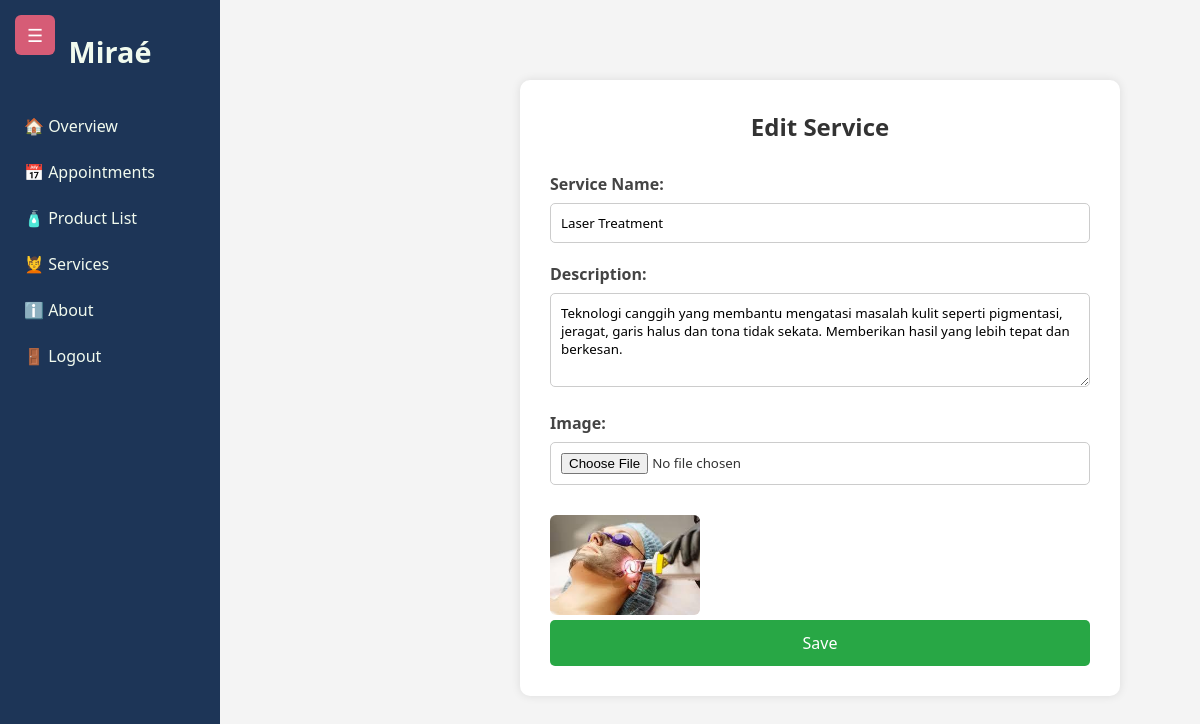
Page /adminServiceCrud.php?id=4 on the committed database.
### tables this page shows
CREATE TABLE `services` (
  `serviceID` int(11) NOT NULL,
  `serviceName` varchar(100) DEFAULT NULL,
  `servicePrice` decimal(10,2) DEFAULT NULL,
  `serviceDesc` text DEFAULT NULL,
  `serviceImage` varchar(255) DEFAULT NULL
);

### adminServiceCrud.php (the view, shortened to what this page needs)
<?php
include('db.php');
include('adminHeader.php');
$serviceID = '';
$serviceName = '';
$serviceImage = '';
$serviceDescription = '';
if (isset($_GET['id'])) {
    $serviceID = $_GET['id'];
    $query = "SELECT * FROM services WHERE serviceID = $serviceID";
    $result = mysqli_query($conn, $query);
    if ($row = mysqli_fetch_assoc($result)) {
        $serviceName = $row['serviceName'];
        $serviceImage = $row['serviceImage'];
        $serviceDescription = $row['serviceDesc'];
    }
}
?>
<!DOCTYPE html>
<html lang="en">
<head>
</head>
<body>
    <div class="main-content">
        <div class="form-container">
            <h2><?php echo $serviceID ? 'Edit' : 'Add'; ?> Service</h2>
            <form method="post" enctype="multipart/form-data">
                <label for="serviceName">Service Name:</label>
                <input type="text" id="serviceName" name="serviceName" required value="<?php echo htmlspecialchars($serviceName); ?>">
                <label for="serviceDescription">Description:</label>
                <textarea id="serviceDescription" name="serviceDescription" rows="4" required><?php echo htmlspecialchars($serviceDescription); ?></textarea>
                <label for="serviceImage">Image:</label>
                <input type="file" id="serviceImage" name="serviceImage">
                <?php if ($serviceImage): ?>
                    <img src="uploads/<?php echo htmlspecialchars($serviceImage); ?>" alt="Service Image">
                <?php endif; ?>
                <button type="submit" name="submit">Save</button>
            </form>
        </div>
    </div>
</body>
</html>

### adminDash.css (style rules this page uses)
* { margin: 0; padding: 0; box-sizing: border-box; font-family: 'Segoe UI', Tahoma, Geneva, Verdana, sans-serif; }
body { display: flex; background-color: #f4f6f8; color: #333; height: 100vh; }
.main-content { flex: 1; padding: 2rem; margin-left: 220px; transition: margin-left 0.3s ease; overflow-y: auto; }

### adminServiceCrud.php (style rules this page uses)
body { margin: 0; font-family: Arial, sans-serif; background-color: #f4f4f4; }
.main-content { padding: 40px; }
.form-container { background: #fff; padding: 30px; max-width: 700px; margin: auto; border-radius: 10px; box-shadow: 0 0 10px rgba(0,0,0,0.1); }
h2 { text-align: center; margin-bottom: 30px; color: #333; }
label { display: block; font-weight: bold; margin-bottom: 8px; color: #444; }
input[type='text'], input[type='number'], input[type='file'], textarea { width: 100%; padding: 10px; margin-bottom: 20px; border-radius: 5px; border: 1px solid #ccc; box-sizing: border-box; }
button[type='submit'] { width: 100%; padding: 12px; background-color: #28a745; border: none; border-radius: 5px; font-size: 16px; color: white; cursor: pointer; }
img { margin-top: 10px; max-height: 100px; border-radius: 6px; }

### rows in the picture
services: serviceName "Laser Treatment", serviceDescription "Teknologi canggih yang membantu mengatasi masalah kulit seperti pigmentasi, jeragat, garis halus dan tona tidak sekata. Memberikan hasil yang lebih tepat dan berkesan.", serviceImage (picture)
